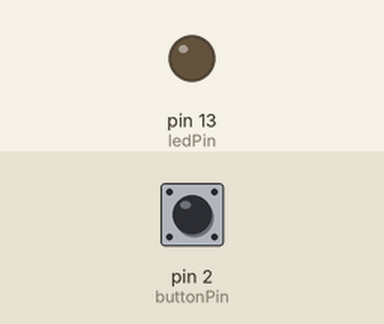
A sketch run on a simulated Arduino Uno, built with avr-gcc and run on an emulated ATmega328P. On the bench: output pins drawn as LEDs (lit = HIGH). The test bench sets the inputs (shaded band); at power-on: pin 2 (buttonPin) HIGH.

Above: at 1.2 s.
1.3 s: pin 2 (buttonPin) pulled LOW for 0.15 s
At 1.37 s:
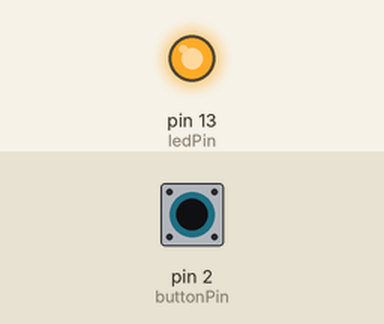
2.9 s: pin 2 (buttonPin) pulled LOW for 3.2 s
At 7.2 s:
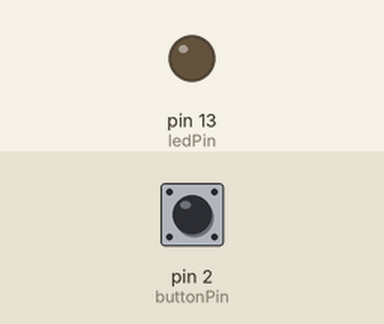
Timing chart, 0 to 8.7 s (numbered marks = the images above; inputs shaded):
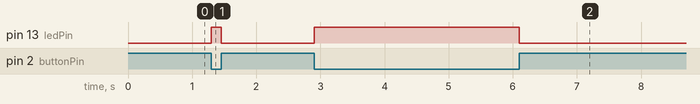

Measured:
- after the input at 1.3 s, pin 13 (ledPin): LOW → HIGH at once, → LOW 0.15 s later
- after the input at 2.9 s, pin 13 (ledPin): LOW → HIGH at once, → LOW 3.2 s later

The sketch:

Program_LAB1-1.ino
```cpp
// Definicja pinów
const int ledPin = 13;
const int buttonPin = 2;
void setup() {
// Ustawienie pinu LED jako wyjście
pinMode(ledPin, OUTPUT);
// Ustawienie pinu przycisku jako wejście
pinMode(buttonPin, INPUT);
}
void loop() {
// Odczyt stanu przycisku
int buttonState = digitalRead(buttonPin);
// Sprawdzenie stanu przycisku
if (buttonState == LOW) {
// Włączenie LED
digitalWrite(ledPin, HIGH);
} else {
// Wyłączenie LED
digitalWrite(ledPin, LOW);
}
}
```
